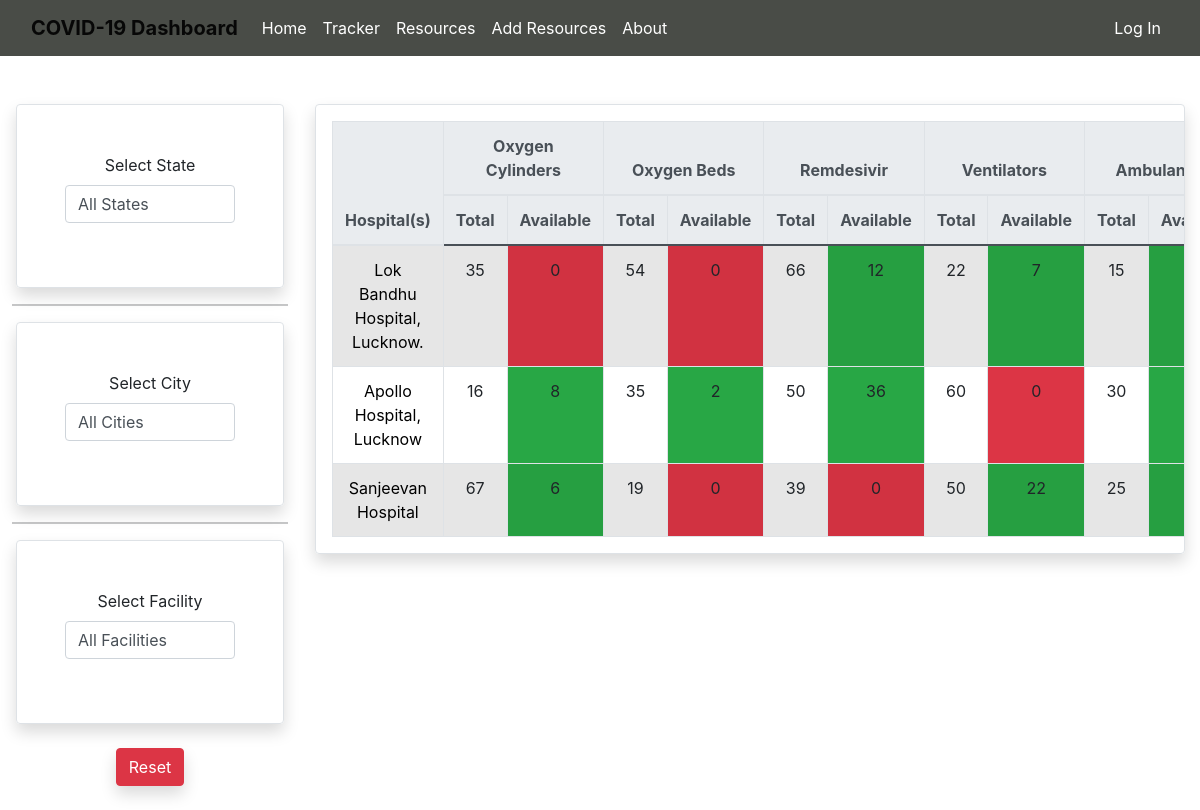
The app's page /resources, older data.
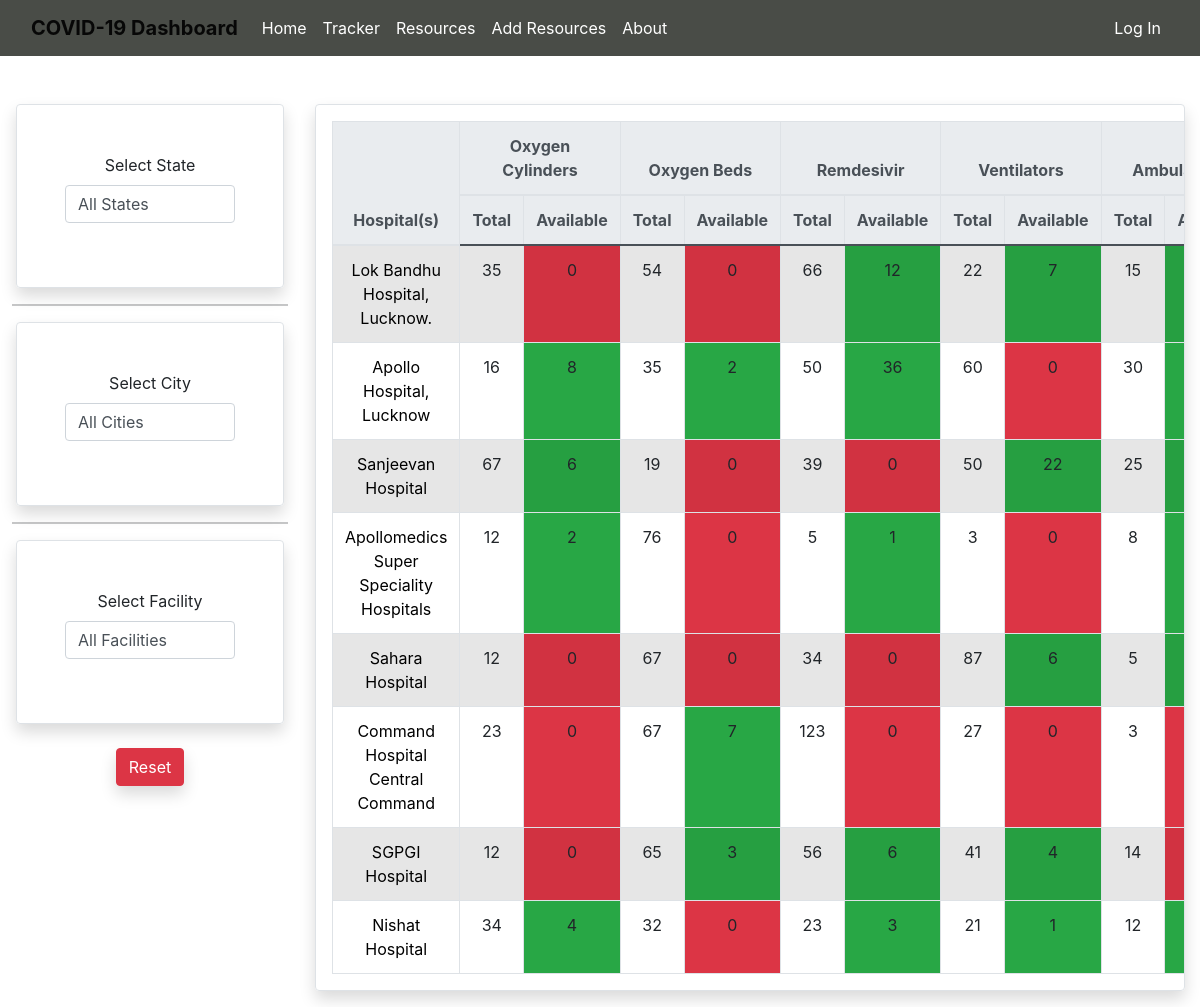
The same page, newer data.
### app/models.py (models this page shows, shortened)
class Facility(models.Model):
    title = models.CharField(
        max_length=60, null=False, blank=False, default="")

class Hospital(models.Model):
    name = models.CharField(max_length=50, null=False, blank=False)
    phone = models.CharField(max_length=12, null=False, blank=False)
    address = models.CharField(max_length=200, null=False, blank=False)
    city = models.ForeignKey(
        City, on_delete=models.CASCADE, related_name='hospitals')

class Availability(models.Model):
    hospital = models.ForeignKey(
        Hospital, on_delete=models.CASCADE, related_name='availabilies')
    facility = models.ForeignKey(
        Facility, on_delete=models.CASCADE, related_name='availabilies')
    total = models.IntegerField(default=0)
    available = models.IntegerField(default=0)
    updated_at = models.DateTimeField(auto_now=True)

### app/views.py (the view, shortened to what this page needs)
# urls.py: path('resources', home, name='homepage'),
def home(request):
    selected_state_id = request.GET.get('state')
    selected_city_id = request.GET.get('city')
    selected_facility_id = request.GET.get('facility')
    facilities = Facility.objects.all().order_by('pk')
    if selected_state_id:
        cities = City.objects.filter(state=selected_state_id)
    else:
        cities = City.objects.all()
    states = State.objects.all()
    hospitals = Hospital.objects.all()
    if selected_city_id:
        hospitals = hospitals.filter(city=City(pk=selected_city_id))
    context = {
        'facilities': facilities,
        'cities': cities,
        'states': states,
        'hospitals': hospitals,
        'selected_state_id': selected_state_id,
        'selected_city_id': selected_city_id,
        'selected_facility_id': selected_facility_id,
    }
    return render(request, template_name='app/index.html', context=context)

### app/models.py (called while the page is built)
    def __str__(self):
        return self.name

### app/templatetags/custom_tags.py (called while the page is built)
@register.simple_tag
def get_table_class(value):
    if value:
        return 'bg-success'
    return 'bg-danger'

@register.simple_tag
def get_availibilities(hospital):
    return Availability.objects.filter(hospital=hospital).order_by('facility_id')

@register.simple_tag
def is_option_selected(selected_option, pk):
    if selected_option == str(pk):
        return 'selected'
    return ''

### app/templates/app/index.html (shortened to what this page needs)
{% extends 'app/base.html' %} {% load custom_tags %} {% block title %} Resources{% endblock title %} {% block content %}
<div class="container-fluid mt-5">
    <div class="row">
        <div class="col-sm-3 mx-auto">
            <form action="" id='filterForm' method="GET">
                <div class="row">
                    <div class="col border shadow rounded mx-3 p-5">
                        <div class="form-group text-center">
                            <label for="">Select State</label>
                            <select name='state' id='stateSelect' class="form-control">
                                <option value=''>All States</option>
                            </select>
                        </div>
                    </div>
                    <div>
                        <hr>
                        </div>
                    <div class="col border shadow rounded mx-3 p-5">
                        <div class="form-group text-center">
                            <label for="">Select City</label>
                            <select name='city' class="form-control" id="citySelect">
                                <option value=''>All Cities</option>
                            </select>
                        </div>
                    </div>
                    <div>
                        <hr>
                        </div>
                    <div class="col border shadow rounded mx-3 p-5">
                        <div class="form-group text-center">
                            <label for="">Select Facility</label>
                            <select name='facility' class="form-control" id="facilitySelect">
                                <option value=''>All Facilities</option>
                            </select>
                        </div>
                    </div>
                </div>
                <br>
                <div class="text-center">
                    <a href="/" class="btn btn-danger shadow">Reset</a>
                </div>
            </form>
            <br>
        </div>
        <div class="col-sm-9 mx-auto">
            <div class="row mx-auto">
                <table class="table border shadow rounded table-responsive text-center table-bordered table-striped p-3" style="width:100%">
                    <thead class="thead-light">
                        <tr>
                            <th rowspan="2">Hospital(s)</th>
                            {% for facility in facilities %}
                            <th colspan="2" class="text-center">{{facility.title}}</th>
                            {% endfor %}
                        </tr>
                        <tr>
                            {% for facility in facilities %}
                            <th>Total</th>
                            <th>Available</th>
                            {% endfor %}
                        </tr>
                    </thead>
                    <tbody>
                        {% for hospital in hospitals %}
                        <tr>
                            <td><a href="/hospital/{{hospital.id}}">{{hospital.name}}</a></td>
                            {% get_availibilities hospital as availibilities %} {% for avl in availibilities %}
                            <td>{{avl.total}}</td>
                            <td class='{%get_table_class avl.available%}'>{{avl.available}}</td>
                            {% endfor %}
                        </tr>
                        {% endfor %}
                    </tbody>
                </table>
            </div>
        </div>
    </div>
</div>
{% endblock %}

### app/templates/app/base.html (shortened to what this page needs)
<!doctype html>
<html lang="en">
<head>
    <link href="https://cdn.jsdelivr.net/npm/bootstrap@5.0.2/dist/css/bootstrap.min.css" rel="stylesheet">
    <link rel="stylesheet" href="https://maxcdn.bootstrapcdn.com/bootstrap/4.0.0/css/bootstrap.min.css">
</head>
<body>
    <nav class="navbar navbar-expand-lg navbar-light" style="background-color: #494c47">
        <div class="container-fluid">
            <a class="navbar-brand" href="/"><strong>COVID-19 Dashboard</strong></a>
            <div class="collapse navbar-collapse" id="navbarSupportedContent">
                <ul class="navbar-nav">
                    <li class="nav-item">
                        <a class="nav-link text-white" aria-current="page" href="/">Home</a>
                    </li>
                    <li class="nav-item">
                        <a class="nav-link text-white" aria-current="page" href="https://covidtrackerjs.herokuapp.com">Tracker</a>
                    </li>
                    <li class="nav-item">
                        <a class="nav-link text-white" aria-current="page" href="/resources">Resources</a>
                    </li>
                    <li class="nav-item">
                        <a class="nav-link text-white" aria-current="page" href="/addresources">Add Resources</a>
                    </li>
                    <li class="nav-item">
                        <a class="nav-link text-white" aria-current="page" href="/about">About</a>
                    </li>
                </ul>
                <div style="margin-left:auto;" class="">
                    <ul class="navbar-nav mb-2 mb-lg-0">
                        {%if request.user.is_authenticated%}
                        <li class="navbar-item">
                            <a href="{% url 'logout' %}" class="nav-link text-white">Log Out</a>
                        </li>
                        {%else%}<li class="navbar-item">
                            <a href="/admin" class="nav-link text-white">Log In</a>
                        </li> {%endif%}
                    </ul>
                </div>
            </div>
        </div>
    </nav>
    {% block content %} {%endblock%}
</body>
</html>

### app/templates/app/index.html (style rules this page uses)
a { color: black; }
.table-responsive { overflow-x: auto }
html,body { width: 100%; height: 100%; margin: 0px; padding: 0px; overflow-x: hidden; }

Row changes from the older to the newer data that the page shows:
added Hospital: name "Apollomedics Super Speciality Hospitals"
added Availability: total "12", available "2", shown under "Apollomedics Super Speciality Hospitals"
added Availability: total "76", available "0", shown under "Apollomedics Super Speciality Hospitals"
added Availability: total "5", available "1", shown under "Apollomedics Super Speciality Hospitals"
added Availability: total "3", available "0", shown under "Apollomedics Super Speciality Hospitals"
added Availability: total "8", shown under "Apollomedics Super Speciality Hospitals"
added Hospital: name "Sahara Hospital"
added Availability: total "12", available "0", shown under "Sahara Hospital"
added Availability: total "67", available "0", shown under "Sahara Hospital"
added Availability: total "34", available "0", shown under "Sahara Hospital"
added Availability: total "87", available "6", shown under "Sahara Hospital"
added Availability: total "5", shown under "Sahara Hospital"
added Hospital: name "Command Hospital Central Command"
added Availability: total "23", available "0", shown under "Command Hospital Central Command"
added Availability: total "67", available "7", shown under "Command Hospital Central Command"
added Availability: total "123", available "0", shown under "Command Hospital Central Command"
added Availability: total "27", available "0", shown under "Command Hospital Central Command"
added Availability: total "3", available 0 (drawn), shown under "Command Hospital Central Command"
added Hospital: name "SGPGI Hospital"
added Availability: total "12", available "0", shown under "SGPGI Hospital"
added Availability: total "65", available "3", shown under "SGPGI Hospital"
added Availability: total "56", available "6", shown under "SGPGI Hospital"
added Availability: total "41", available "4", shown under "SGPGI Hospital"
added Availability: total "14", available 0 (drawn), shown under "SGPGI Hospital"
added Hospital: name "Nishat Hospital"
added Availability: total "34", available "4", shown under "Nishat Hospital"
added Availability: total "32", available "0", shown under "Nishat Hospital"
added Availability: total "23", available "3", shown under "Nishat Hospital"
added Availability: total "21", available "1", shown under "Nishat Hospital"
added Availability: total "12", shown under "Nishat Hospital"
